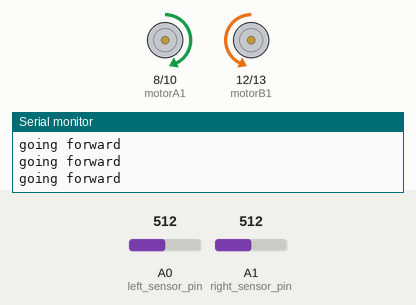
Bench run of a sketch on a simulated Arduino Uno, built with avr-gcc and run on an emulated ATmega328P. Parts: motor-driver pin pairs drawn as motors (green arrow = first pin HIGH = forward, orange = second pin HIGH = backward, longer = more drive, scaled by the enable pin), the last lines printed to the serial monitor. The test bench sets the inputs (shaded band); at power-on: A0 (left_sensor_pin) = 512, A1 (right_sensor_pin) = 512.

Above: at 4.2 s.
4.3 s: A0 (left_sensor_pin) set to 490
At 5.3 s:
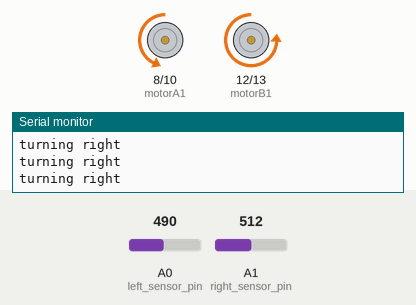
5.8 s: A1 (right_sensor_pin) set to 485
At 6.6 s:
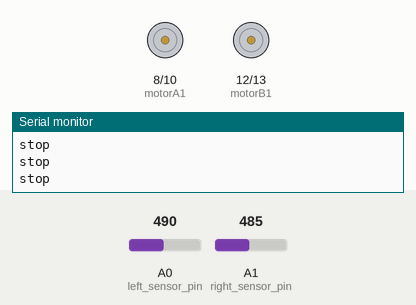
7.3 s: A0 (left_sensor_pin) set to 510
At 7.9 s:
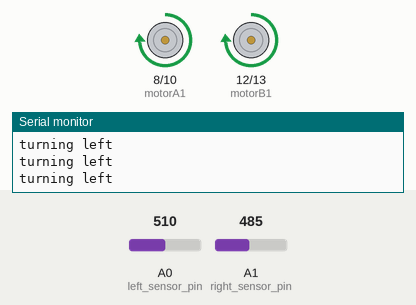
8.8 s: A0 (left_sensor_pin) set to 306
At 10.0 s:
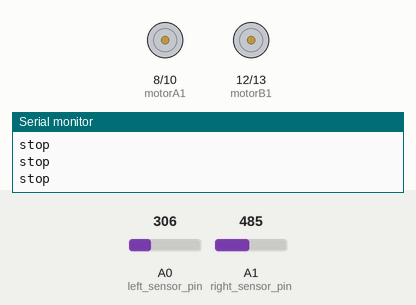
10.3 s: A1 (right_sensor_pin) set to 510
At 11.6 s:
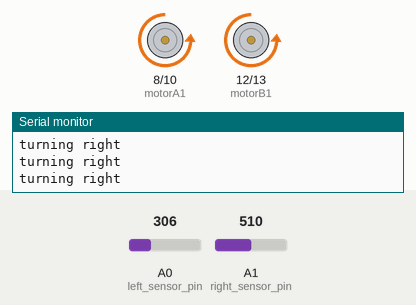
13.3 s: A0 (left_sensor_pin) set to 511
At 14.2 s:
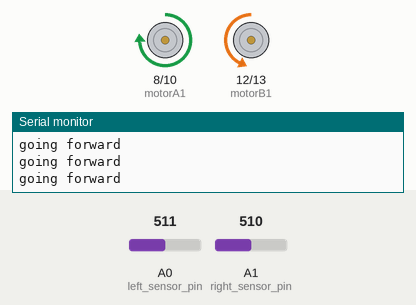
Timing chart, 0 to 15.8 s (numbered marks = the images above; inputs shaded):
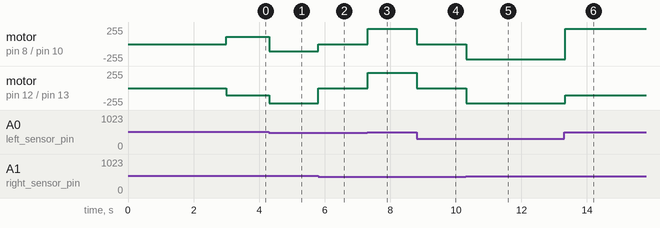

The sketch:

Line_following_robot.ino
```cpp
 /*this code is simple to use
 requirments ardunio,l298 moter driver and two pyroxy sensors
 here the expected result is to move robot in black path
 the logic for turn left and right is changing the speed of motors in robot
 */


  //github.com/prabin7777

  int forspeed = 110;
  int turn_speed = 230;
  int turn_delay = 10;

//L293 Connection   motor driver
  const int motorA1      = 8;
  const int motorA2      = 10;
  const int motorAspeed  = 9;
  const int motorB1      = 12;
  const int motorB2      = 13;
  const int motorBspeed  = 11;

//Sensor Connection piroxy sensor
  const int left_sensor_pin =A0;
  const int right_sensor_pin =A1;


  int left_sensor_state;
  int right_sensor_state;

void setup() {
  pinMode(motorA1, OUTPUT);
  pinMode(motorA2, OUTPUT);
  pinMode(motorB1, OUTPUT);
  pinMode(motorB2, OUTPUT);

  Serial.begin(9600);

  delay(3000);

}

void loop() {


left_sensor_state = analogRead(left_sensor_pin);
right_sensor_state = analogRead(right_sensor_pin);

if(right_sensor_state > 500 && left_sensor_state < 500)
{
  Serial.println("turning right");

  digitalWrite (motorA1,LOW);
  digitalWrite(motorA2,HIGH);
  digitalWrite (motorB1,LOW);
  digitalWrite(motorB2,HIGH);

  analogWrite (motorAspeed, forspeed);
  analogWrite (motorBspeed, turn_speed);

  }
if(right_sensor_state < 500 && left_sensor_state > 500)
{
  Serial.println("turning left");

  digitalWrite (motorA1,HIGH);
  digitalWrite(motorA2,LOW);
  digitalWrite (motorB1,HIGH);
  digitalWrite(motorB2,LOW);

  analogWrite (motorAspeed, turn_speed);
  analogWrite (motorBspeed, forspeed);

  delay(turn_delay);
  }

if(right_sensor_state > 500 && left_sensor_state > 500)
{
  Serial.println("going forward");

  digitalWrite (motorA2,LOW);
  digitalWrite(motorA1,HIGH);
  digitalWrite (motorB2,HIGH);
  digitalWrite(motorB1,LOW);

  analogWrite (motorAspeed, forspeed);
  analogWrite (motorBspeed, forspeed);

  delay(turn_delay);

  }

if(right_sensor_state < 500 && left_sensor_state < 500)
{
  Serial.println("stop");

  analogWrite (motorAspeed, 0);
  analogWrite (motorBspeed, 0);

  }


}
```

Measured:
- the behaviour switches between 500 and 499 on A0 (left_sensor_pin) (found by bisection; images 0 and 1)
- the behaviour switches between 500 and 499 on A1 (right_sensor_pin) (found by bisection; images 1 and 2)
- after the input at 4.3 s, motor on pin 8 (motorA1) / pin 10 (motorA2): forward 110/255 → backward 110/255 at once; motor on pin 12 (motorB1) / pin 13 (motorB2): backward 110/255 → backward 230/255 at once
- after the input at 5.8 s, motor on pin 8 (motorA1) / pin 10 (motorA2): backward 110/255 → stopped at once; motor on pin 12 (motorB1) / pin 13 (motorB2): backward 230/255 → stopped at once
- after the input at 7.3 s, motor on pin 8 (motorA1) / pin 10 (motorA2), motor on pin 12 (motorB1) / pin 13 (motorB2): stopped → forward 230/255 at once
- after the input at 8.8 s, motor on pin 8 (motorA1) / pin 10 (motorA2), motor on pin 12 (motorB1) / pin 13 (motorB2): forward 230/255 → stopped at once
- after the input at 10.3 s, motor on pin 8 (motorA1) / pin 10 (motorA2), motor on pin 12 (motorB1) / pin 13 (motorB2): stopped → backward 230/255 at once
- after the input at 13.3 s, motor on pin 8 (motorA1) / pin 10 (motorA2): backward 230/255 → forward 230/255 at once; motor on pin 12 (motorB1) / pin 13 (motorB2): backward 230/255 → backward 110/255 at once
